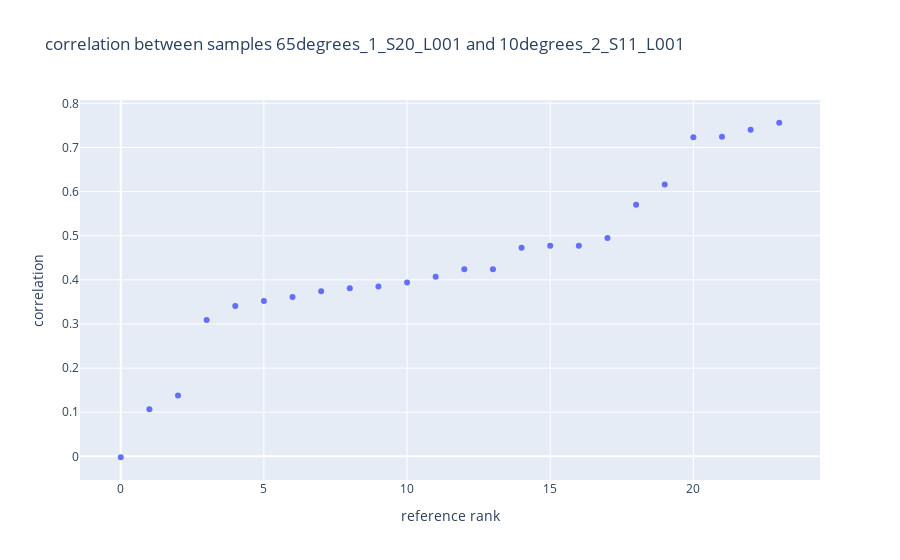

The notebook cell saved with this chart:
### Markdown cell above
## Correlation by refs between samples

### Code cell
a = study.correlation_by_refs_between_samples(
    sample=['10degrees_2_S11_L001','65degrees_1_S20_L001'],
    section='full',
    base_type=['A','C'],
    pearson_filter_gap = 0.1,
    normalize = 0
)['fig']

a.show()

### Figure 1 — Plotly figure (JSON) as saved in the notebook; plotly's stock layout.template omitted (floating-point values rounded to 4 significant figures)
{"data": [{"hovertemplate": "reference: %{text}<br>correlation: %{y:.2f}", "mode": "markers", "text": ["3059-O-flank_1=hp2-DB", "3058-O-flank_1=hp2-DB", "3049-O-flank_1=hp1-DB", "3057-CC-flank_1=hp2-DB", "3048-O-flank_1=hp1-DB", "3047-O-flank_1=hp1-DB", "3050-O-flank_1=hp1-DB", "3055-CC-flank_1=hp2-DB", "3042-O-flank_1=hp1-DB", "3044-O-flank_1=hp1-DB", "3063-O-flank_1=hp2-DB", "3062-O-flank_1=hp2-DB", "3045-CC-flank_1=hp1-DB", "3061-O-flank_1=hp2-DB", "3056-O-flank_1=hp2-DB", "3046-O-flank_1=hp1-DB", "3060-O-flank_1=hp2-DB", "3054-O-flank_1=hp2-DB", "3043-CC-flank_1=hp1-DB", "3065-O-flank_1=hp2-DB", "3051-O-flank_1=hp1-DB", "3053-O-flank_1=hp1-DB", "3064-O-flank_1=hp2-DB", "3052-O-flank_1=hp1-DB"], "type": "scatter", "x": [0, 1, 2, 3, 4, 5, 6, 7, 8, 9, 10, 11, 12, 13, 14, 15, 16, 17, 18, 19, 20, 21, 22, 23], "y": [-0.002, 0.107, 0.138, 0.309, 0.341, 0.352, 0.361, 0.374, 0.381, 0.385, 0.394, 0.407, 0.424, 0.424, 0.473, 0.477, 0.477, 0.495, 0.57, 0.616, 0.723, 0.724, 0.74, 0.756]}], "layout": {"title": {"text": "correlation between samples 65degrees_1_S20_L001 and 10degrees_2_S11_L001"}, "xaxis": {"title": {"text": "reference rank"}}, "yaxis": {"title": {"text": "correlation"}}}}
